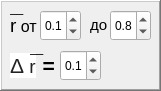
   <widget class="QFrame" name="frame_6">
    <property name="geometry">
     <rect>
      <x>750</x>
      <y>30</y>
      <width>161</width>
      <height>91</height>
     </rect>
    </property>
    <property name="frameShape">
     <enum>QFrame::WinPanel</enum>
    </property>
    <property name="frameShadow">
     <enum>QFrame::Raised</enum>
    </property>
    <widget class="QLabel" name="lbl_21">
     <property name="geometry">
      <rect>
       <x>10</x>
       <y>10</y>
       <width>41</width>
       <height>31</height>
      </rect>
     </property>
     <property name="text">
      <string>&lt;html&gt;&lt;head/&gt;&lt;body&gt;&lt;p&gt;&lt;span style=&quot; font-size:14pt;&quot;&gt;r&lt;/span&gt;&lt;span style=&quot; font-size:12pt;&quot;&gt; от&lt;/span&gt;&lt;/p&gt;&lt;/body&gt;&lt;/html&gt;</string>
     </property>
    </widget>
    <widget class="QDoubleSpinBox" name="dblSpinBox_15">
     <property name="geometry">
      <rect>
       <x>40</x>
       <y>10</y>
       <width>41</width>
       <height>31</height>
      </rect>
     </property>
     <property name="wrapping">
      <bool>true</bool>
     </property>
     <property name="decimals">
      <number>1</number>
     </property>
     <property name="minimum">
      <double>0.100000000000000</double>
     </property>
     <property name="maximum">
      <double>0.800000000000000</double>
     </property>
     <property name="singleStep">
      <double>0.100000000000000</double>
     </property>
     <property name="value">
      <double>0.100000000000000</double>
     </property>
    </widget>
    <widget class="QLabel" name="lbl_22">
     <property name="geometry">
      <rect>
       <x>90</x>
       <y>10</y>
       <width>21</width>
       <height>31</height>
      </rect>
     </property>
     <property name="text">
      <string>&lt;html&gt;&lt;head/&gt;&lt;body&gt;&lt;p&gt;&lt;span style=&quot; font-size:11pt;&quot;&gt;до&lt;/span&gt;&lt;/p&gt;&lt;/body&gt;&lt;/html&gt;</string>
     </property>
    </widget>
    <widget class="QDoubleSpinBox" name="dblSpinBox_16">
     <property name="geometry">
      <rect>
       <x>110</x>
       <y>10</y>
       <width>41</width>
       <height>31</height>
      </rect>
     </property>
     <property name="wrapping">
      <bool>true</bool>
     </property>
     <property name="decimals">
      <number>1</number>
     </property>
     <property name="minimum">
      <double>0.100000000000000</double>
     </property>
     <property name="maximum">
      <double>0.800000000000000</double>
     </property>
     <property name="singleStep">
      <double>0.105000000000000</double>
     </property>
     <property name="value">
      <double>0.800000000000000</double>
     </property>
    </widget>
    <widget class="QLabel" name="lbl_23">
     <property name="geometry">
      <rect>
       <x>10</x>
       <y>50</y>
       <width>81</width>
       <height>31</height>
      </rect>
     </property>
     <property name="text">
      <string>&lt;!DOCTYPE HTML PUBLIC &quot;-//W3C//DTD HTML 4.0//EN&quot; &quot;http://www.w3.org/TR/REC-html40/strict.dtd&quot;&gt;
&lt;html&gt;&lt;head&gt;&lt;meta name=&quot;qrichtext&quot; content=&quot;1&quot; /&gt;&lt;style type=&quot;text/css&quot;&gt;
p, li { white-space: pre-wrap; }
&lt;/style&gt;&lt;/head&gt;&lt;body style=&quot; font-family:'MS Shell Dlg 2'; font-size:8pt; font-weight:400; font-style:normal;&quot;&gt;
&lt;p style=&quot; margin-top:12px; margin-bottom:12px; margin-left:0px; margin-right:0px; -qt-block-indent:0; text-indent:0px;&quot;&gt;&lt;span style=&quot; font-family:'arial,sans-serif'; font-size:16pt; color:#222222; background-color:#ffffff;&quot;&gt;Δ&lt;/span&gt;&lt;span style=&quot; font-family:'arial,sans-serif'; font-size:14pt; color:#222222; background-color:#ffffff;&quot;&gt; r&lt;/span&gt;&lt;span style=&quot; font-family:'Times New Roman,serif'; font-size:14pt; vertical-align:sub;&quot;&gt; &lt;/span&gt;&lt;span style=&quot; font-family:'Times New Roman,serif'; font-size:16pt; vertical-align:sub;&quot;&gt; &lt;/span&gt;&lt;span style=&quot; font-family:'Times New Roman,serif'; font-size:16pt; font-weight:600;&quot;&gt;=&lt;/span&gt;&lt;/p&gt;&lt;/body&gt;&lt;/html&gt;</string>
     </property>
    </widget>
    <widget class="QLabel" name="label_5">
     <property name="geometry">
      <rect>
       <x>10</x>
       <y>0</y>
       <width>16</width>
       <height>16</height>
      </rect>
     </property>
     <property name="text">
      <string>__</string>
     </property>
    </widget>
    <widget class="QLabel" name="label_6">
     <property name="geometry">
      <rect>
       <x>30</x>
       <y>40</y>
       <width>16</width>
       <height>16</height>
      </rect>
     </property>
     <property name="text">
      <string>__</string>
     </property>
    </widget>
    <widget class="QDoubleSpinBox" name="dblSpinBox_17">
     <property name="geometry">
      <rect>
       <x>60</x>
       <y>50</y>
       <width>41</width>
       <height>31</height>
      </rect>
     </property>
     <property name="wrapping">
      <bool>true</bool>
     </property>
     <property name="decimals">
      <number>1</number>
     </property>
     <property name="minimum">
      <double>0.100000000000000</double>
     </property>
     <property name="maximum">
      <double>0.800000000000000</double>
     </property>
     <property name="singleStep">
      <double>0.100000000000000</double>
     </property>
     <property name="value">
      <double>0.100000000000000</double>
     </property>
    </widget>
   </widget>
